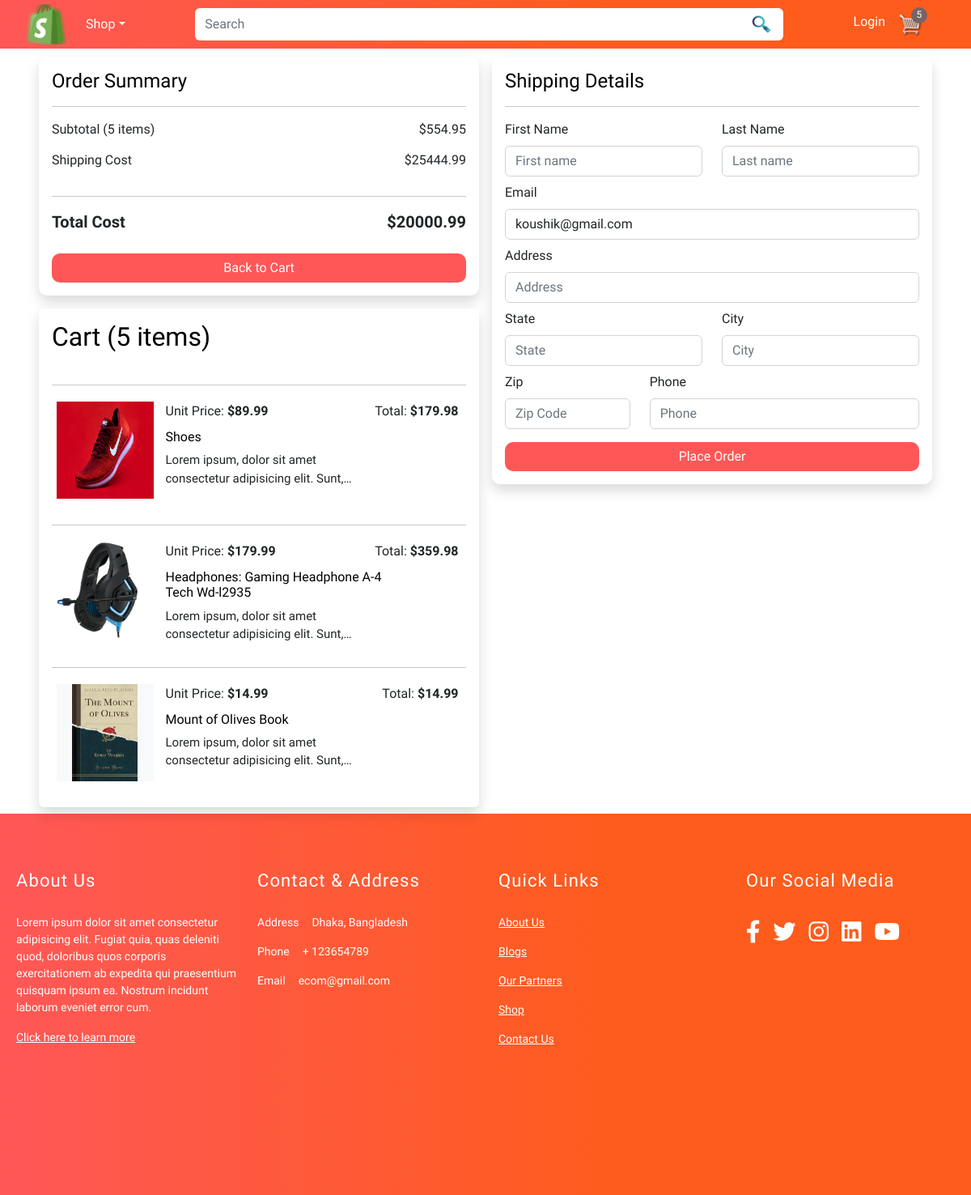
/checkout/ (signed in), run on an earlier commit of the app's database.
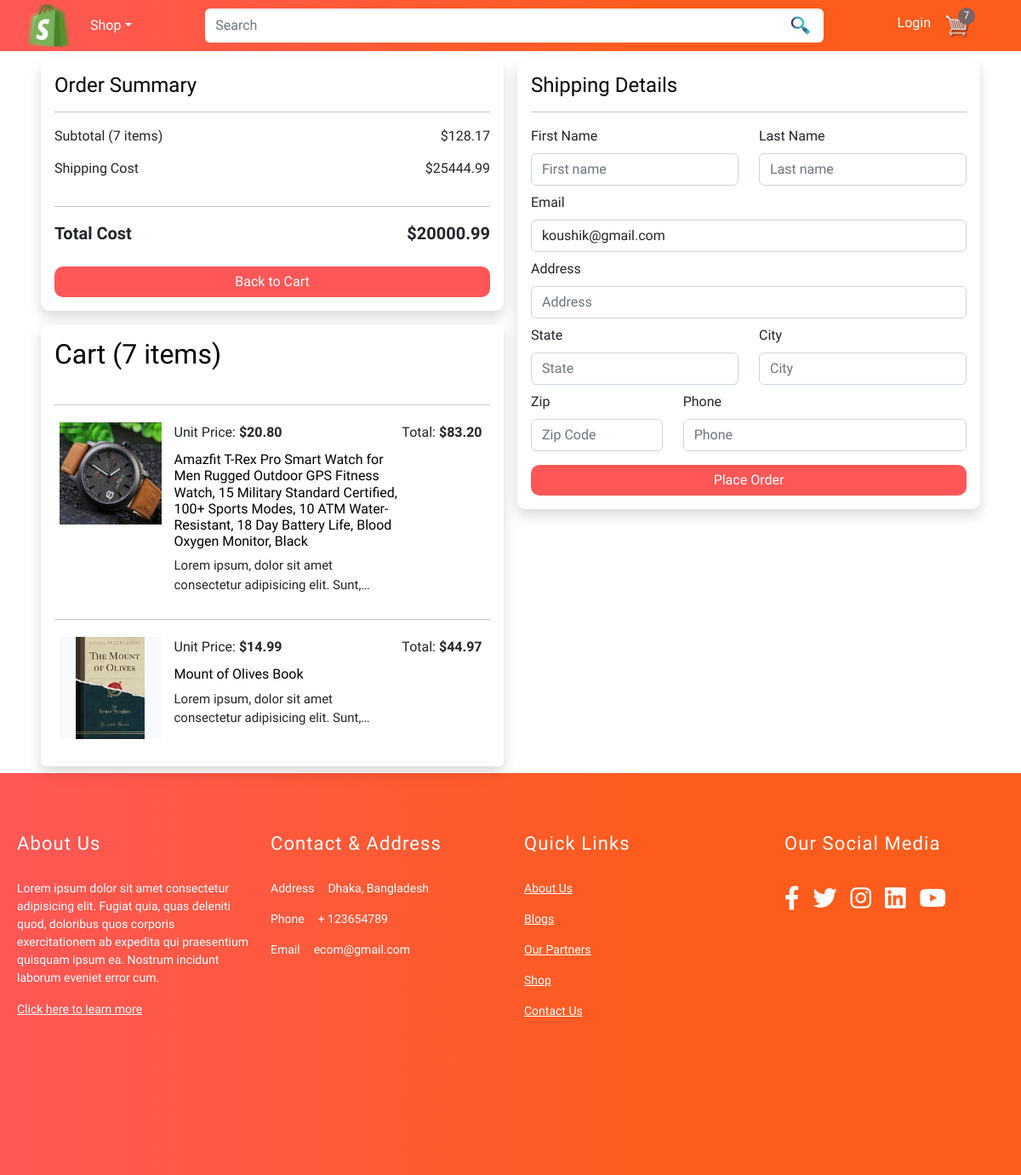
And on a later commit of the database.
### store/models.py (models this page shows, shortened)
class Order(models.Model):
    customer = models.ForeignKey(Customer, on_delete=models.SET_NULL, null=True, blank=True)
    date_ordered = models.DateTimeField(auto_now_add=True)
    complete = models.BooleanField(default=False, null=True, blank=False)
    transaction_id = models.CharField(max_length=200, null=True)
    @property
    def shipping(self):
        shipping = False
        orderitems = self.orderitem_set.all()
        for i in orderitems:
            if i.product.digital == False:
                shipping = True
        return shipping
    @property
    def get_cart_total(self):
        orderitems = self.orderitem_set.all()
        total = sum([item.get_total for item in orderitems])
        return total
    @property
    def get_cart_items(self):
        orderitems = self.orderitem_set.all()
        total = sum([item.quantity for item in orderitems])
        return total

class OrderItem(models.Model):
    product = models.ForeignKey(Product, on_delete=models.SET_NULL, null=True, blank=True)
    order = models.ForeignKey(Order, on_delete=models.SET_NULL, null=True, blank=True)
    quantity = models.IntegerField(default=0, null=True, blank=True)
    date_added = models.DateTimeField(auto_now_add=True)
    @property
    def get_total(self):
        total = self.product.price * self.quantity
        return total

class Product(models.Model):
    name = models.CharField(max_length=200)
    price = models.DecimalField(max_digits=7, decimal_places=2)
    digital = models.BooleanField(default=False, null=True, blank=False)
    image = models.ImageField(null=True, blank=True)
    @property
    def imageURL(self):
        try:
            url = self.image.url
        except:
            url = ''
        return url

### store/views.py (the view)
# urls.py: path('checkout/', views.checkout, name='checkout'),
def checkout(request):
    data = cartData(request)
    items = data['items']
    order = data['order']
    cartItems = data['cartItems']
    customer = data['customer']
    context = {'items': items, 'order': order, 'cartItems': cartItems, 'customer': customer}
    return render(request, 'store/checkout.html', context)

### store/models.py (called while the page is built)
    def __str__(self):
        return self.first_name or ''

### store/utils.py (called while the page is built, shortened)
def cartData(request):
    if request.user.is_authenticated:
        customer = request.user.customer
        order, created = Order.objects.get_or_create(customer=customer, complete=False)
        items = order.orderitem_set.all()
        cartItems = order.get_cart_items
    print('Customer:', customer)
    return {'items': items, 'order': order, 'cartItems': cartItems, 'customer': customer}

### store/templates/store/checkout.html (shortened to what the changed rows need)
{% extends 'store/main.html' %}
{% load static %}
{% block content %}
    <div class="container px-5">
        <div class="row mb-2">
            <div class="col-md-12 col-12 mx-auto">
                <div class="row gx-3">
                    <div class="col-md-12 col-lg-6 col-11 mx-auto main_cart mb-lg-0 mb-5">
                        <div class="right-side p-3 shadow bg-white mb-3">
                            <div class="col-lg-12 product_indiv d-flex justify-content-between">
                                <p class="mb-1">Subtotal ({{ order.get_cart_items }} item{{ order.get_cart_items|pluralize }})</p>
                                <p class="mb-1">$<span>{{order.get_cart_total|floatformat:2}}</span></p>
                            </div>
                        </div>
                        <div class="card p-3 shadow">
                            <h2 class="pb-3 font-weight-bold">Cart ({{ order.get_cart_items }} item{{ order.get_cart_items|pluralize }})</h2>
                            {% for item in items %}
                            <hr>
                            <div class="row mb-2 px-3">
                                <div class="col-md-3 col-lg-3 col-11 mx-auto bg-light d-flex justify-content-center align-items-center product-img-checkkout px-0 mt-1 mb-2">
                                    <a href="#"><img src="{{ item.product.imageURL }}" class="cart-thumbnail-checkout"  alt=""></a>
                                </div>
                                <div class="col-md-9 col-lg-9 col-11 mx-auto mt-1 pe-0">
                                    <div class="row">
                                        <div class="row pe-1">
                                            <div class="col-lg-6 col-12 mt-0">
                                                <p class="mb-0">Unit Price: <strong>${{item.product.price}}</strong></p>
                                            </div>
                                            <div class="col-lg-6 col-12 mt-0 d-flex justify-content-end price-money pe-0">
                                                <p class="mb-0">Total: <strong>${{ item.get_total|floatformat:2 }}</strong></p>
                                            </div>
                                        </div>
                                        <div class="col-lg-9 col-12 cart-title">
                                            <a href="#" class="cart-product-name"><h6 class="mb-2">{{ item.product.name }}</h6></a>
                                            <p class="cart-item-description-checkout">Lorem ipsum, dolor sit amet consectetur adipisicing elit. Sunt, deserunt iure. Beatae, repellendus sunt eveniet voluptatibus voluptates ea illum commodi qui autem laborum. Asperiores illo error aliquid reiciendis placeat? Similique?</p>
                                        </div>
                                        <div class="col-lg-3 col-12">
                                        </div>
                                    </div>
                                </div>
                            </div>
                            {% endfor %}
                        </div>
                    </div>
                </div>
            </div>
        </div>
    </div>
{% endblock content %}

What changed in the data, as far as the page shows it:
removed OrderItem: product.imageURL (picture), product.price "89.99", get_total "179.98", product.name "Shoes"
removed OrderItem: product.imageURL (picture), product.price "179.99", get_total "359.98", product.name "Headphones: Gaming Headphone A-4 Tech Wd-l2935"
removed OrderItem: product.imageURL (picture), product.price "14.99", get_total "14.99", product.name "Mount of Olives Book"
computed for Order: get_cart_items "5" → "7"; get_cart_total "554.95" → "128.17"
added OrderItem: product.imageURL (picture), product.price "20.80", get_total "83.20", product.name "Amazfit T-Rex Pro Smart Watch for Men Rugged Outdoor GPS Fitness Watch, 15 Military Standard Certified, 100+ Sports Modes, 10 ATM Water-Resistant, 18 Day Battery Life, Blood Oxygen Monitor, Black"
added OrderItem: product.imageURL (picture), product.price "14.99", get_total "44.97", product.name "Mount of Olives Book"
Also different on the page:
{{ cartItems }}: "5" → "7"
